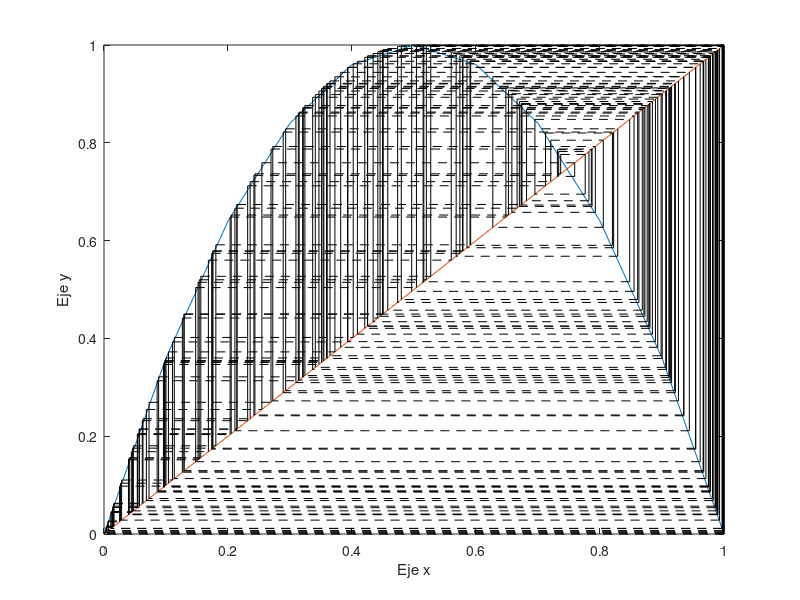

Reproduce this figure in MATLAB.


z=0:0.1:1
y=4*z.*(1-z); % mapa logistico, a los operadores * y / se les coloca un punto antes .* y ./
F=figure
plot(z,y)
hold on
plot(z,z)
z=0.1;
aux=0;
f=@(z)4*z.*(1-z);   % mapa logistico, a los operadores * y / se les coloca un punto antes .* y ./ 4 es el parametro
fin=200; %Cantidad de Iteraciones
while (aux~=z ) 
   aux=z;

plot( [z z], [z f(z)], 'k') %linea vertical

plot( [z f(z)], [f(z) f(z)], 'k--') 

z=f(z);
fin=fin-1;
if fin==0
break;
end

end
s='cobweb.m';
w=which(s);
w=w(1:end-length(s));



xlabel('Eje x'),ylabel('Eje y');
saveas(F,strcat(w,'cobweb.jpg')) % Direccion donde se guarda la imagen del mapa



